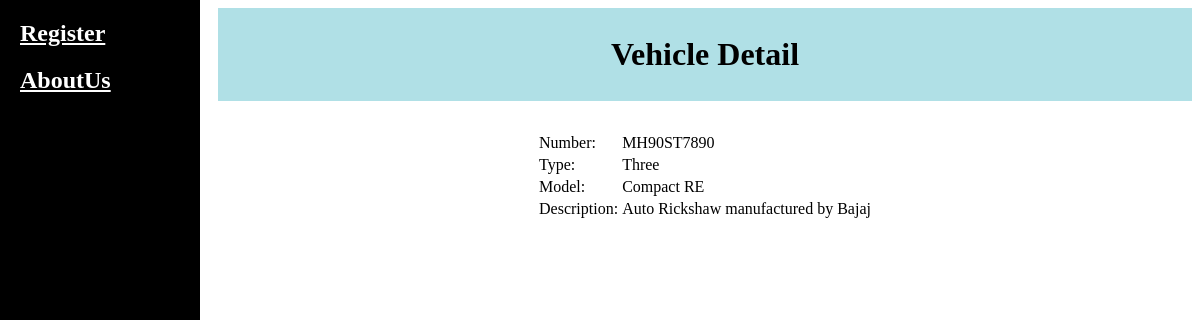
The page /vehicles/vehicle/3/ on the database its author committed.
### vehicles/models.py (models this page shows, shortened)
class Vehicle(models.Model):
    VEHICLE_TYPES = (
        ('Two', 'Two Wheeler'),
        ('Three', 'Three Wheeler'),
        ('Four', 'Four Wheeler'),
    )
    vehicle_number = models.CharField(max_length=10)
    vehicle_type = models.CharField(max_length=10, choices=VEHICLE_TYPES)
    vehicle_model = models.CharField(max_length=100)
    vehicle_description = models.TextField()

### vehicles/views.py (the view)
# urls.py: path('vehicle/<int:pk>/', v.vehicle_detail, name='vehicle_detail'),
def vehicle_detail(request, pk):
    vehicle = get_object_or_404(Vehicle, pk=pk)
    return render(request, 'vehicles/vehicle_detail.html', {'vehicle': vehicle})

### vehicles/templates/vehicles/vehicle_detail.html (shortened to what this page needs)
{% extends 'sidebar.html' %}
        {% block body %}
        <center>
        <h1 style="background-color: powderblue; padding-top: 28px; padding-bottom: 28px;">Vehicle Detail</h1>
        <table style="margin: 30px;">
            <tr>
                <td>Number:</td>
                <td>{{ vehicle.vehicle_number }}</td>
            </tr>
            <tr>
                <td>Type:</td>
                <td>{{ vehicle.vehicle_type }}</td>
            </tr>
            <tr>
                <td>Model:</td>
                <td>{{ vehicle.vehicle_model }}</td>
            </tr>
            <tr>
                <td>Description:</td>
                <td>{{ vehicle.vehicle_description }}</td>
            </tr>
        </table>
        {% endblock %}

### rows shown on the page
Vehicle: vehicle_number "MH90ST7890", vehicle_type "Three", vehicle_model "Compact RE", vehicle_description "Auto Rickshaw manufactured by Bajaj"
